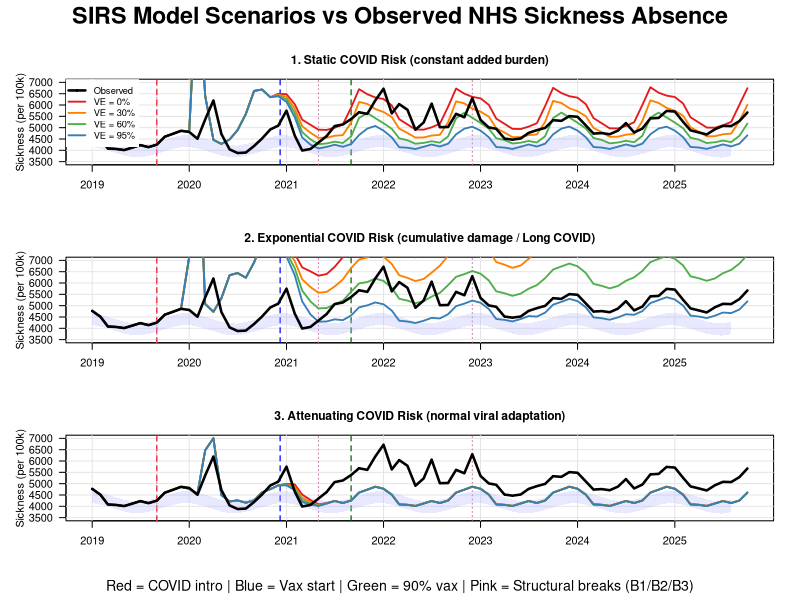
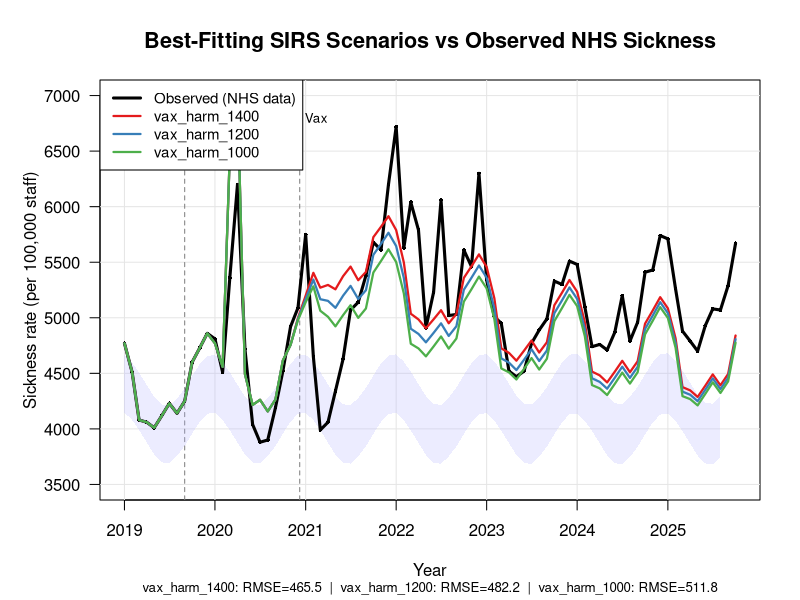
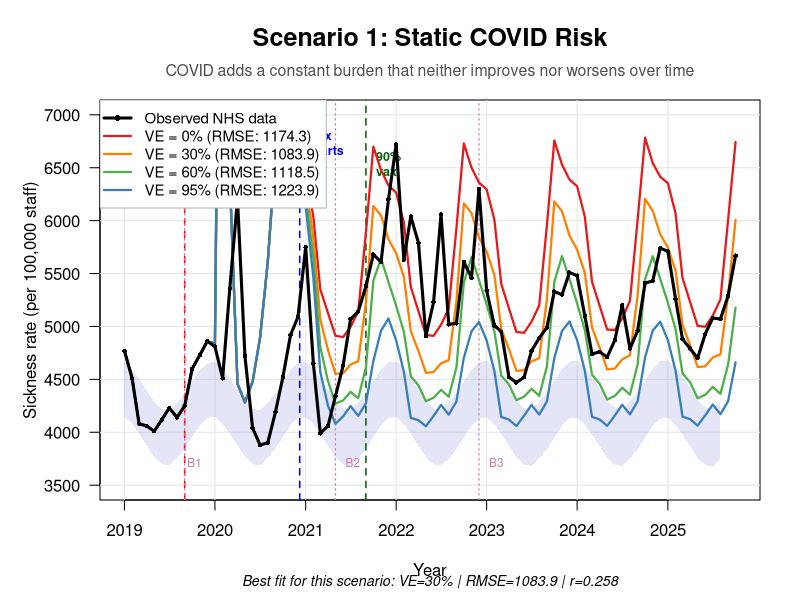
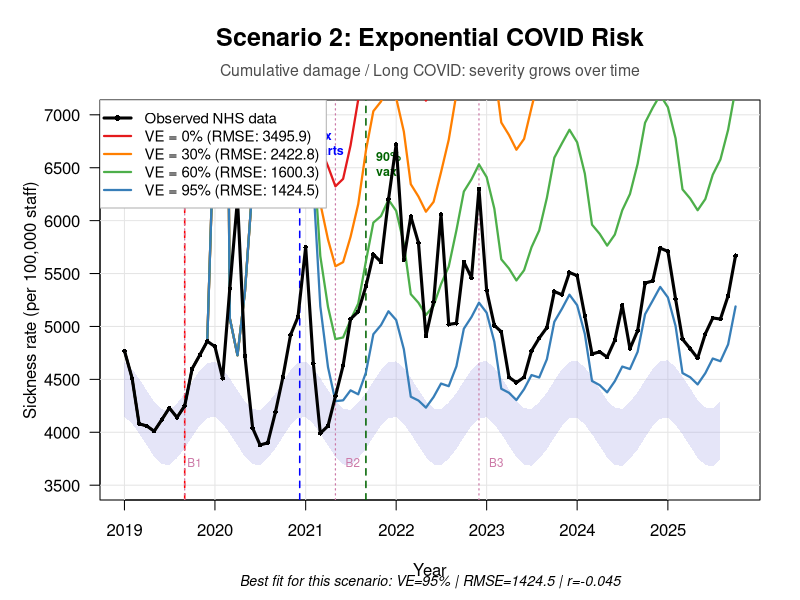
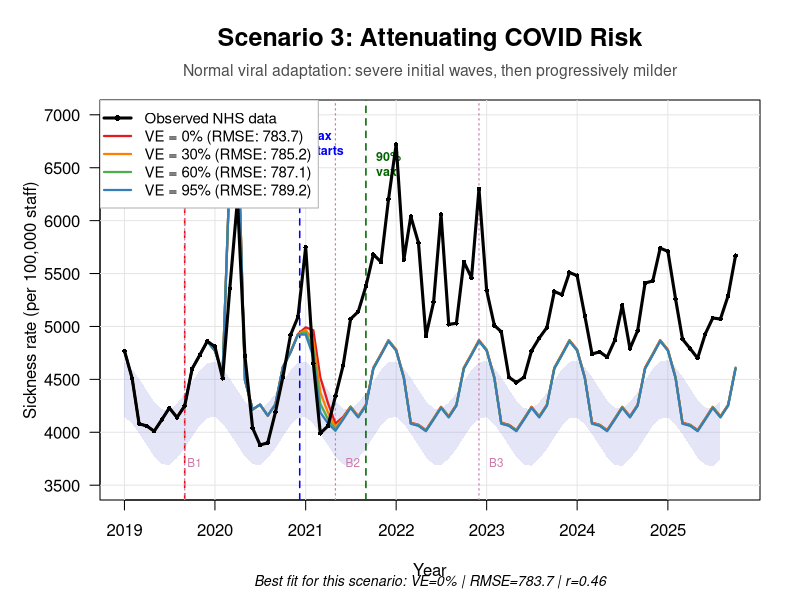
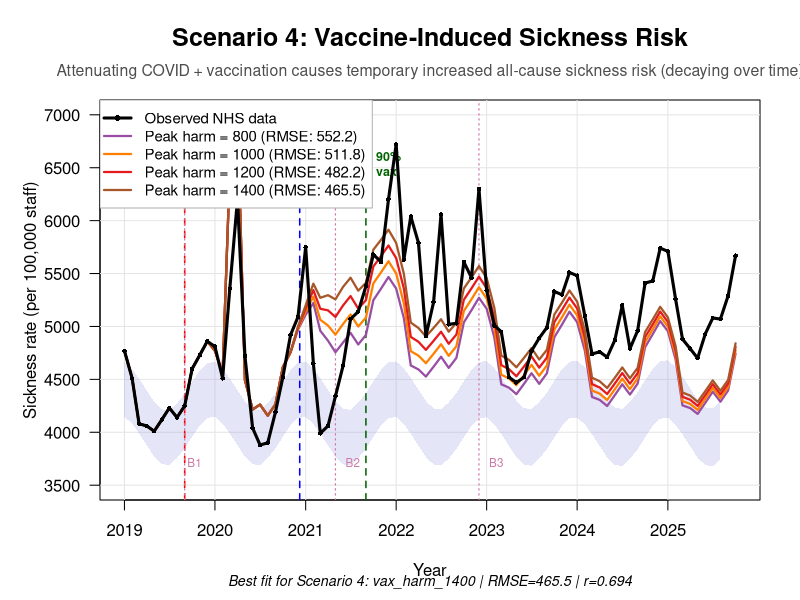

These charts were generated, in order, by the following R code:
# =============================================================================
# SIRS Scenario Simulation for NHS Sickness Absence Analysis
# Uses ACTUAL NHS observed data
# =============================================================================
#
# Tests three COVID hypotheses:
#   1. "static"      - COVID adds a constant risk factor
#   2. "exponential" - COVID risk grows (Long COVID / cumulative damage)
#   3. "attenuating" - Normal viral evolution (severe first, then milder)
#
# Combined with four vaccine efficacy scenarios: 0%, 30%, 60%, 95%
#
# =============================================================================

# =============================================================================
# SECTION 1: Load Actual Observed Data
# =============================================================================

cat("Loading observed NHS sickness data...\n")

# Read the actual sickness data
obs_raw <- read.csv("data/sickness_roll6_prediction_band_2020_2026.csv", 
                    stringsAsFactors = FALSE)

observed <- data.frame(
  month = as.Date(paste0(obs_raw$month, "-01")),
  sickness_obs = as.numeric(obs_raw$sickness_rate_100k),
  sickness_roll6 = as.numeric(obs_raw$sickness_roll6_100k),
  pred_low = as.numeric(obs_raw$sickness_pred_low_100k),
  pred_high = as.numeric(obs_raw$sickness_pred_high_100k)
)
observed <- observed[!is.na(observed$month), ]

cat("  Loaded", nrow(observed), "months of observed data\n")
cat("  Range:", format(min(observed$month)), "to", format(max(observed$month)), "\n")
cat("  Sickness range:", round(min(observed$sickness_obs, na.rm=TRUE)), "-", 
    round(max(observed$sickness_obs, na.rm=TRUE)), "per 100k\n\n")

# Also load the merged data with positivity/doses for reference
merged_raw <- read.csv("data/nhs_sickness_orgtype_vax_pos_merged_monthly_2019_2024.csv",
                       stringsAsFactors = FALSE)
merged <- data.frame(
  month = as.Date(paste0(merged_raw$month_yyyy_mm, "-01")),
  total_rate = as.numeric(merged_raw$total_rate_100k),
  doses = as.numeric(merged_raw$total_doses),
  positivity = as.numeric(merged_raw$pos_monthly)
)
merged$doses[is.na(merged$doses)] <- 0

# =============================================================================
# SECTION 2: Calibration from observed baseline
# =============================================================================

# Key dates
COVID_INTRO <- as.Date("2019-09-01")  # B1 breakpoint - when sickness first departs from norm
VAX_START <- as.Date("2020-12-08")
VAX_90_DATE <- as.Date("2021-09-01")  # ~92% coverage reached
B1_DATE <- as.Date("2019-09-01")
B2_DATE <- as.Date("2021-05-01")
B3_DATE <- as.Date("2022-12-01")

# Calculate baseline parameters from 2019 data (before COVID disruption)
baseline_data <- observed[observed$month < as.Date("2020-01-01"), ]
BASELINE_MEAN <- mean(baseline_data$sickness_obs, na.rm = TRUE)

# Monthly seasonal effects from 2019 data
month_avgs <- aggregate(sickness_obs ~ format(month, "%m"), data = baseline_data, FUN = mean)
names(month_avgs) <- c("month_num", "avg")
month_avgs$month_num <- as.integer(month_avgs$month_num)
month_avgs <- month_avgs[order(month_avgs$month_num), ]

# Center around mean to get seasonal deviations
MONTH_EFFECTS <- month_avgs$avg - BASELINE_MEAN
names(MONTH_EFFECTS) <- month_avgs$month_num

cat("Baseline parameters (from 2019 data):\n")
cat("  Mean:", round(BASELINE_MEAN), "per 100k\n")
cat("  Seasonal amplitude:", round((max(MONTH_EFFECTS) - min(MONTH_EFFECTS))/2), "per 100k\n\n")

# =============================================================================
# SECTION 3: SIRS Model (Euler integration)
# =============================================================================

run_sirs <- function(
    start_date = as.Date("2019-01-01"),
    end_date = as.Date("2025-10-01"),
    covid_scenario = "attenuating",
    vax_eff_infection = 0.60,
    vax_eff_sickness = 0.70,
    vax_final = 0.92,
    # Epi parameters
    beta_base = 0.35,
    infectious_period = 8,
    immunity_duration = 120,
    # Scenario parameters
    growth_rate = 0.4,   # exponential: annual growth
    decay_rate = 0.6,    # attenuating: annual decay
    # Scenario 4 parameters (vaccine-induced sickness)
    vax_harm_peak = 800,      # peak additional sickness per 100k from vaccine
    vax_harm_decay = 0.5,     # annual decay rate of vaccine-induced harm
    # Sickness scaling
    severity_acute = 35000,     # acute sickness per I
    severity_persistent = 800,  # persistent elevation per cumulative exposure
    seasonal_beta = 0.25        # seasonal variation in transmission
) {
  
  gamma <- 1 / infectious_period
  omega <- 1 / immunity_duration
  
  # Time setup
  days <- seq(start_date, end_date, by = "day")
  n_days <- length(days)
  
  t_covid <- as.numeric(COVID_INTRO - start_date)
  t_vax <- as.numeric(VAX_START - start_date)
  
  # State vectors
  S <- I <- R <- numeric(n_days)
  S[1] <- 0.999; I[1] <- 0.001; R[1] <- 0
  
  # Cumulative infection for persistent effects
  cumulative_I <- numeric(n_days)
  cumulative_I[1] <- I[1]
  
  # Euler integration
  for (t in 2:n_days) {
    day <- t - 1
    doy <- as.integer(format(days[t], "%j"))
    
    # Seasonal forcing
    seasonal <- 1 + seasonal_beta * cos(2 * pi * (doy - 15) / 365)
    
    # Beta based on scenario (for scenarios 1-3)
    if (day < t_covid) {
      beta <- 0
    } else {
      days_since <- day - t_covid
      
      if (covid_scenario == "vax_harm") {
        # Scenario 4: use attenuating COVID dynamics as base
        beta <- beta_base * seasonal * exp(-decay_rate * days_since / 365)
      } else {
        beta <- switch(covid_scenario,
          "static" = beta_base * seasonal,
          "exponential" = beta_base * seasonal * (1 + growth_rate * days_since / 365),
          "attenuating" = beta_base * seasonal * exp(-decay_rate * days_since / 365),
          beta_base * seasonal
        )
      }
    }
    
    # Vaccination effect on transmission (for scenarios 1-3)
    if (day >= t_vax && covid_scenario != "vax_harm") {
      days_vax <- day - t_vax
      vax_cov <- vax_final * plogis((days_vax - 90) / 30)
      # Vaccine reduces susceptibility
      beta <- beta * (1 - vax_cov * vax_eff_infection * 0.4)
    }
    
    # SIRS equations
    new_inf <- beta * S[t-1] * I[t-1]
    recovery <- gamma * I[t-1]
    waning <- omega * R[t-1]
    
    S[t] <- S[t-1] - new_inf + waning
    I[t] <- I[t-1] + new_inf - recovery
    R[t] <- R[t-1] + recovery - waning
    
    # Clamp and normalize
    S[t] <- max(0, min(1, S[t]))
    I[t] <- max(0, min(1, I[t]))
    R[t] <- max(0, min(1, R[t]))
    total <- S[t] + I[t] + R[t]
    if (total > 0) { S[t] <- S[t]/total; I[t] <- I[t]/total; R[t] <- R[t]/total }
    
    # Cumulative exposure
    cumulative_I[t] <- cumulative_I[t-1] + I[t]
  }
  
  # Build output dataframe
  out <- data.frame(
    date = days,
    month = as.Date(format(days, "%Y-%m-01")),
    S = S, I = I, R = R,
    cumulative_I = cumulative_I
  )
  
  # Add sickness calculation
  out$month_num <- as.integer(format(out$date, "%m"))
  out$baseline <- BASELINE_MEAN + MONTH_EFFECTS[out$month_num]
  
  # Vaccination coverage
  out$days_vax <- as.numeric(out$date - VAX_START)
  out$vax_cov <- ifelse(out$date < VAX_START, 0, 
                        vax_final * plogis((out$days_vax - 90) / 30))
  
  # Severity multiplier by scenario
  out$days_covid <- as.numeric(out$date - COVID_INTRO)
  
  if (covid_scenario == "vax_harm") {
    # Scenario 4: attenuating COVID + vaccine-induced harm
    out$severity_mult <- ifelse(out$date < COVID_INTRO, 0,
                                exp(-decay_rate * pmax(0, out$days_covid) / 365))
  } else {
    out$severity_mult <- ifelse(out$date < COVID_INTRO, 0,
      switch(covid_scenario,
        "static" = 1,
        "exponential" = 1 + growth_rate * pmax(0, out$days_covid) / 365,
        "attenuating" = exp(-decay_rate * pmax(0, out$days_covid) / 365),
        1
      )
    )
  }
  
  # COVID sickness components
  # 1. Acute: from current infections
  out$acute_covid <- out$I * severity_acute * out$severity_mult
  
  # 2. Persistent: from cumulative exposure (Long COVID / damage accumulation)
  if (covid_scenario == "vax_harm") {
    out$persistent_covid <- pmin(out$cumulative_I / 365, 2) * severity_persistent * 0.5
  } else {
    out$persistent_covid <- switch(covid_scenario,
      "static" = pmin(out$cumulative_I / 365, 3) * severity_persistent,
      "exponential" = pmin(out$cumulative_I / 365, 5) * severity_persistent * 1.5,
      "attenuating" = pmin(out$cumulative_I / 365, 2) * severity_persistent * 0.5,
      0
    )
  }
  
  # 3. Vaccine-induced sickness (Scenario 4 only)
  if (covid_scenario == "vax_harm") {
    # Vaccination causes increased sickness risk that decays over time
    # The harm is proportional to coverage and decays from peak
    out$vax_induced_sickness <- ifelse(out$date < VAX_START, 0, {
      days_since_vax_start <- as.numeric(out$date - VAX_START)
      # Harm ramps up with coverage, then decays
      coverage_factor <- out$vax_cov
      # Decay from time since individual vaccination (approximated by time since rollout midpoint)
      time_decay <- exp(-vax_harm_decay * pmax(0, days_since_vax_start - 180) / 365)
      vax_harm_peak * coverage_factor * time_decay
    })
  } else {
    out$vax_induced_sickness <- 0
  }
  
  # For scenarios 1-3: vaccine reduces symptomatic illness
  if (covid_scenario != "vax_harm") {
    out$covid_sickness <- (out$acute_covid + out$persistent_covid) * (1 - out$vax_cov * vax_eff_sickness)
  } else {
    # Scenario 4: no vaccine benefit, but add vaccine harm
    out$covid_sickness <- out$acute_covid + out$persistent_covid + out$vax_induced_sickness
  }
  
  # Total sickness
  out$sickness <- out$baseline + out$covid_sickness
  
  # Aggregate to monthly
  monthly <- aggregate(
    cbind(sickness, baseline, covid_sickness, I, vax_cov) ~ month,
    data = out, FUN = mean
  )
  names(monthly) <- c("month", "sickness_rate", "baseline", "covid_contrib", "I_mean", "vax_cov")
  monthly$scenario <- covid_scenario
  monthly$vax_eff <- vax_eff_infection
  
  monthly
}

# =============================================================================
# SECTION 4: Run All Scenarios
# =============================================================================

cat("Running SIRS simulations...\n")

scenarios <- c("static", "exponential", "attenuating")
vax_effs <- c(0, 0.30, 0.60, 0.95)

all_results <- list()
idx <- 1

for (scen in scenarios) {
  for (ve in vax_effs) {
    label <- paste0(scen, "_VE", ve * 100)
    cat("  ", label, "\n")
    
    res <- run_sirs(
      covid_scenario = scen,
      vax_eff_infection = ve,
      vax_eff_sickness = min(ve + 0.10, 1.0)
    )
    res$scenario_label <- label
    all_results[[idx]] <- res
    idx <- idx + 1
  }
}

# Scenario 4: Vaccine-induced harm (with different harm levels)
cat("\n  Running Scenario 4: Vaccine-induced sickness...\n")
vax_harm_levels <- c(800, 1000, 1200, 1400)  # Different peak harm levels

for (harm in vax_harm_levels) {
  label <- paste0("vax_harm_", harm)
  cat("    ", label, "\n")
  
  res <- run_sirs(
    covid_scenario = "vax_harm",
    vax_harm_peak = harm,
    vax_harm_decay = 0.4
  )
  res$scenario_label <- label
  all_results[[idx]] <- res
  idx <- idx + 1
}

all_sims <- do.call(rbind, all_results)
cat("\n  Total scenarios:", length(unique(all_sims$scenario_label)), "\n\n")

# =============================================================================
# SECTION 5: Compute Fit Metrics
# =============================================================================

cat("Computing fit metrics against observed data...\n")

# Merge with observed
combined <- merge(all_sims, observed[, c("month", "sickness_obs")], by = "month")
combined <- combined[!is.na(combined$sickness_rate) & !is.na(combined$sickness_obs), ]

# Metrics by scenario
scenarios_list <- unique(combined$scenario_label)
metrics <- data.frame(
  scenario = character(),
  n = integer(),
  rmse = numeric(),
  mae = numeric(),
  bias = numeric(),
  corr = numeric(),
  stringsAsFactors = FALSE
)

for (s in scenarios_list) {
  d <- combined[combined$scenario_label == s, ]
  if (nrow(d) < 5) next
  
  err <- d$sickness_rate - d$sickness_obs
  metrics <- rbind(metrics, data.frame(
    scenario = s,
    n = nrow(d),
    rmse = round(sqrt(mean(err^2)), 1),
    mae = round(mean(abs(err)), 1),
    bias = round(mean(err), 1),
    corr = round(cor(d$sickness_rate, d$sickness_obs), 3)
  ))
}

metrics <- metrics[order(metrics$rmse), ]

cat("\n")
cat(paste(rep("=", 60), collapse = ""), "\n")
cat("FIT METRICS (sorted by RMSE - lower is better)\n")
cat(paste(rep("=", 60), collapse = ""), "\n\n")
print(metrics, row.names = FALSE)

# Best fit
best <- metrics[1, ]
cat("\n*** BEST FIT:", best$scenario, "***\n")
cat("    RMSE:", best$rmse, "| MAE:", best$mae, "| Correlation:", best$corr, "\n\n")

# Interpretation
cat("INTERPRETATION:\n")
if (grepl("attenuating", best$scenario)) {
  cat("  -> Best fit is ATTENUATING scenario: COVID behaves like a normal virus\n")
  cat("     (severe initial waves, then progressively milder as it adapts)\n")
} else if (grepl("exponential", best$scenario)) {
  cat("  -> Best fit is EXPONENTIAL scenario: cumulative damage / Long COVID\n")
  cat("     (severity grows over time, consistent with persistent harm)\n")
} else {
  cat("  -> Best fit is STATIC scenario: constant added risk\n")
  cat("     (COVID adds a fixed burden that neither improves nor worsens)\n")
}

ve_match <- regmatches(best$scenario, regexpr("VE[0-9]+", best$scenario))
if (length(ve_match) > 0) {
  ve_val <- as.numeric(gsub("VE", "", ve_match))
  if (ve_val >= 60) {
    cat("  -> High vaccine efficacy (", ve_val, "%) provides best fit\n")
  } else if (ve_val >= 30) {
    cat("  -> Moderate vaccine efficacy (", ve_val, "%) provides best fit\n")
  } else {
    cat("  -> LOW/NO vaccine efficacy (", ve_val, "%) provides best fit!\n")
    cat("     This suggests vaccines may not have reduced sickness as expected.\n")
  }
}

# Save metrics
write.csv(metrics, "data/sirs_fit_metrics_v2.csv", row.names = FALSE)

# =============================================================================
# SECTION 6: Generate Plots
# =============================================================================

cat("\nGenerating plots...\n")

# Color scheme
ve_colors <- c("0" = "#E41A1C", "30" = "#FF7F00", "60" = "#4DAF4A", "95" = "#377EB8")
harm_colors <- c("800" = "#984EA3", "1000" = "#FF7F00", "1200" = "#E41A1C", "1400" = "#A65628")

# Plot 1: All scenarios faceted (scenarios 1-3)
png("sirs_scenarios_vs_observed_v2.png", width = 1400, height = 1100, res = 100)
par(mfrow = c(3, 1), mar = c(4, 5, 3, 2), oma = c(2, 0, 3, 0))

xlim <- as.Date(c("2019-01-01", "2025-10-01"))
ylim <- c(3500, 7000)

for (scen in c("static", "exponential", "attenuating")) {
  
  title <- switch(scen,
    "static" = "1. Static COVID Risk (constant added burden)",
    "exponential" = "2. Exponential COVID Risk (cumulative damage / Long COVID)",
    "attenuating" = "3. Attenuating COVID Risk (normal viral adaptation)"
  )
  
  plot(NA, xlim = xlim, ylim = ylim, xlab = "", ylab = "Sickness (per 100k)",
       main = title, xaxt = "n", las = 1, cex.main = 1.1)
  
  # X axis
  years <- 2019:2025
  axis(1, at = as.Date(paste0(years, "-01-01")), labels = years)
  
  # Grid
  abline(h = seq(3500, 7000, 500), col = "grey90")
  abline(v = as.Date(paste0(years, "-01-01")), col = "grey90")
  
  # Events
  abline(v = COVID_INTRO, col = "red", lty = 2, lwd = 1.2)
  abline(v = VAX_START, col = "blue", lty = 2, lwd = 1.2)
  abline(v = VAX_90_DATE, col = "darkgreen", lty = 2, lwd = 1.2)
  abline(v = B1_DATE, col = "#CC79A7", lty = 3)
  abline(v = B2_DATE, col = "#CC79A7", lty = 3)
  abline(v = B3_DATE, col = "#CC79A7", lty = 3)
  
  # Prediction band
  pred_data <- observed[!is.na(observed$pred_low), ]
  polygon(c(pred_data$month, rev(pred_data$month)),
          c(pred_data$pred_low, rev(pred_data$pred_high)),
          col = rgb(0.7, 0.7, 1, 0.3), border = NA)
  
  # Simulated lines
  for (ve in c(0, 30, 60, 95)) {
    label <- paste0(scen, "_VE", ve)
    d <- all_sims[all_sims$scenario_label == label, ]
    if (nrow(d) > 0) {
      lines(d$month, d$sickness_rate, col = ve_colors[as.character(ve)], lwd = 1.8)
    }
  }
  
  # Observed (black, prominent)
  lines(observed$month, observed$sickness_obs, col = "black", lwd = 2.5)
  points(observed$month, observed$sickness_obs, col = "black", pch = 16, cex = 0.4)
  
  # Legend on first panel only
  if (scen == "static") {
    legend("topleft", 
           legend = c("Observed", "VE = 0%", "VE = 30%", "VE = 60%", "VE = 95%"),
           col = c("black", ve_colors),
           lwd = c(2.5, 1.8, 1.8, 1.8, 1.8),
           pch = c(16, NA, NA, NA, NA),
           pt.cex = 0.6,
           cex = 0.85, bg = "white", box.lty = 0)
  }
}

mtext("SIRS Model Scenarios vs Observed NHS Sickness Absence", 
      outer = TRUE, cex = 1.4, font = 2, line = 1)
mtext("Red = COVID intro | Blue = Vax start | Green = 90% vax | Pink = Structural breaks (B1/B2/B3)", 
      outer = TRUE, side = 1, cex = 0.85, line = 0.5)

dev.off()
cat("  Saved: sirs_scenarios_vs_observed_v2.png\n")

# Plot 2: Best fits comparison
png("sirs_best_fits_v2.png", width = 1400, height = 700, res = 100)
par(mar = c(5, 5, 4, 2))

top3 <- metrics$scenario[1:min(3, nrow(metrics))]
colors3 <- c("#E41A1C", "#377EB8", "#4DAF4A")

plot(NA, xlim = xlim, ylim = ylim, xlab = "Year", ylab = "Sickness rate (per 100,000 staff)",
     main = "Best-Fitting SIRS Scenarios vs Observed NHS Sickness",
     xaxt = "n", las = 1, cex.main = 1.3)

axis(1, at = as.Date(paste0(years, "-01-01")), labels = years)
abline(h = seq(3500, 7000, 500), col = "grey90")
abline(v = as.Date(paste0(years, "-01-01")), col = "grey90")

# Events
abline(v = COVID_INTRO, col = "grey50", lty = 2)
abline(v = VAX_START, col = "grey50", lty = 2)
text(COVID_INTRO + 20, 6800, "COVID", cex = 0.8, adj = 0)
text(VAX_START + 20, 6800, "Vax", cex = 0.8, adj = 0)

# Prediction band
polygon(c(pred_data$month, rev(pred_data$month)),
        c(pred_data$pred_low, rev(pred_data$pred_high)),
        col = rgb(0.7, 0.7, 1, 0.25), border = NA)

# Observed
lines(observed$month, observed$sickness_obs, col = "black", lwd = 3)
points(observed$month, observed$sickness_obs, col = "black", pch = 16, cex = 0.5)

# Top 3 scenarios
for (i in seq_along(top3)) {
  d <- all_sims[all_sims$scenario_label == top3[i], ]
  lines(d$month, d$sickness_rate, col = colors3[i], lwd = 2.2)
}

legend("topleft",
       legend = c("Observed (NHS data)", top3),
       col = c("black", colors3[1:length(top3)]),
       lwd = c(3, rep(2.2, length(top3))),
       cex = 0.9, bg = "white")

# Add RMSE annotation
rmse_text <- paste(sapply(seq_along(top3), function(i) {
  m <- metrics[metrics$scenario == top3[i], ]
  paste0(top3[i], ": RMSE=", m$rmse)
}), collapse = "  |  ")
mtext(rmse_text, side = 1, line = 3.8, cex = 0.8)

dev.off()
cat("  Saved: sirs_best_fits_v2.png\n")

# Plot 3, 4, 5: Individual full-screen plots for each scenario (1-3)
for (scen in c("static", "exponential", "attenuating")) {
  
  filename <- paste0("sirs_scenario_", scen, ".png")
  
  title_main <- switch(scen,
    "static" = "Scenario 1: Static COVID Risk",
    "exponential" = "Scenario 2: Exponential COVID Risk", 
    "attenuating" = "Scenario 3: Attenuating COVID Risk"
  )
  
  subtitle <- switch(scen,
    "static" = "COVID adds a constant burden that neither improves nor worsens over time",
    "exponential" = "Cumulative damage / Long COVID: severity grows over time",
    "attenuating" = "Normal viral adaptation: severe initial waves, then progressively milder"
  )
  
  png(filename, width = 1600, height = 900, res = 120)
  par(mar = c(5, 5, 5, 2))
  
  plot(NA, xlim = xlim, ylim = ylim, 
       xlab = "Year", ylab = "Sickness rate (per 100,000 staff)",
       main = "", xaxt = "n", las = 1)
  
  # Title and subtitle
  mtext(title_main, side = 3, line = 2.5, cex = 1.5, font = 2)
  mtext(subtitle, side = 3, line = 1, cex = 0.95, col = "grey30")
  
  # X axis
  axis(1, at = as.Date(paste0(years, "-01-01")), labels = years)
  
  # Grid
  abline(h = seq(3500, 7000, 500), col = "grey90")
  abline(v = as.Date(paste0(years, "-01-01")), col = "grey90")
  
  # Prediction band (baseline expectation)
  polygon(c(pred_data$month, rev(pred_data$month)),
          c(pred_data$pred_low, rev(pred_data$pred_high)),
          col = rgb(0.6, 0.6, 0.9, 0.25), border = NA)
  
  # Event lines with labels
  abline(v = COVID_INTRO, col = "red", lty = 2, lwd = 1.5)
  abline(v = VAX_START, col = "blue", lty = 2, lwd = 1.5)
  abline(v = VAX_90_DATE, col = "darkgreen", lty = 2, lwd = 1.5)
  abline(v = B1_DATE, col = "#CC79A7", lty = 3, lwd = 1.2)
  abline(v = B2_DATE, col = "#CC79A7", lty = 3, lwd = 1.2)
  abline(v = B3_DATE, col = "#CC79A7", lty = 3, lwd = 1.2)
  
  # Event labels at top
  text(COVID_INTRO, 6900, "COVID\narrives", cex = 0.75, col = "red", pos = 4, font = 2)
  text(VAX_START, 6700, "Vax\nstarts", cex = 0.75, col = "blue", pos = 4, font = 2)
  text(VAX_90_DATE, 6500, "90%\nvax", cex = 0.75, col = "darkgreen", pos = 4, font = 2)
  text(B1_DATE - 30, 3700, "B1", cex = 0.7, col = "#CC79A7", pos = 4)
  text(B2_DATE, 3700, "B2", cex = 0.7, col = "#CC79A7", pos = 4)
  text(B3_DATE, 3700, "B3", cex = 0.7, col = "#CC79A7", pos = 4)
  
  # Simulated lines for this scenario (thicker, more visible)
  lwd_sim <- 2.2
  for (ve in c(0, 30, 60, 95)) {
    label <- paste0(scen, "_VE", ve)
    d <- all_sims[all_sims$scenario_label == label, ]
    if (nrow(d) > 0) {
      lines(d$month, d$sickness_rate, col = ve_colors[as.character(ve)], lwd = lwd_sim)
    }
  }
  
  # Observed data (black, prominent)
  lines(observed$month, observed$sickness_obs, col = "black", lwd = 3)
  points(observed$month, observed$sickness_obs, col = "black", pch = 16, cex = 0.6)
  
  # Legend with RMSE values
  legend_labels <- sapply(c(0, 30, 60, 95), function(ve) {
    label <- paste0(scen, "_VE", ve)
    m <- metrics[metrics$scenario == label, ]
    if (nrow(m) > 0) {
      paste0("VE = ", ve, "% (RMSE: ", m$rmse, ")")
    } else {
      paste0("VE = ", ve, "%")
    }
  })
  
  legend("topleft",
         legend = c("Observed NHS data", legend_labels),
         col = c("black", ve_colors),
         lwd = c(3, rep(lwd_sim, 4)),
         pch = c(16, NA, NA, NA, NA),
         pt.cex = 0.8,
         cex = 0.9, bg = "white", box.lty = 1, box.col = "grey70")
  
  # Add interpretation box
  best_ve <- metrics[grepl(scen, metrics$scenario), ][1, ]
  if (nrow(best_ve) > 0 || !is.na(best_ve$scenario)) {
    interp_text <- paste0("Best fit for this scenario: VE=", 
                          gsub(paste0(scen, "_VE"), "", best_ve$scenario), 
                          "% | RMSE=", best_ve$rmse,
                          " | r=", best_ve$corr)
    mtext(interp_text, side = 1, line = 3.5, cex = 0.85, font = 3)
  }
  
  dev.off()
  cat("  Saved:", filename, "\n")
}

# Plot 6: Scenario 4 - Vaccine-induced harm
png("sirs_scenario_vax_harm.png", width = 1600, height = 900, res = 120)
par(mar = c(5, 5, 5, 2))

plot(NA, xlim = xlim, ylim = ylim, 
     xlab = "Year", ylab = "Sickness rate (per 100,000 staff)",
     main = "", xaxt = "n", las = 1)

# Title and subtitle
mtext("Scenario 4: Vaccine-Induced Sickness Risk", side = 3, line = 2.5, cex = 1.5, font = 2)
mtext("Attenuating COVID + vaccination causes temporary increased all-cause sickness risk (decaying over time)", 
      side = 3, line = 1, cex = 0.95, col = "grey30")

# X axis
axis(1, at = as.Date(paste0(years, "-01-01")), labels = years)

# Grid
abline(h = seq(3500, 7000, 500), col = "grey90")
abline(v = as.Date(paste0(years, "-01-01")), col = "grey90")

# Prediction band
polygon(c(pred_data$month, rev(pred_data$month)),
        c(pred_data$pred_low, rev(pred_data$pred_high)),
        col = rgb(0.6, 0.6, 0.9, 0.25), border = NA)

# Event lines
abline(v = COVID_INTRO, col = "red", lty = 2, lwd = 1.5)
abline(v = VAX_START, col = "blue", lty = 2, lwd = 1.5)
abline(v = VAX_90_DATE, col = "darkgreen", lty = 2, lwd = 1.5)
abline(v = B1_DATE, col = "#CC79A7", lty = 3, lwd = 1.2)
abline(v = B2_DATE, col = "#CC79A7", lty = 3, lwd = 1.2)
abline(v = B3_DATE, col = "#CC79A7", lty = 3, lwd = 1.2)

# Event labels
text(COVID_INTRO, 6900, "COVID\narrives", cex = 0.75, col = "red", pos = 4, font = 2)
text(VAX_START, 6700, "Vax\nstarts", cex = 0.75, col = "blue", pos = 4, font = 2)
text(VAX_90_DATE, 6500, "90%\nvax", cex = 0.75, col = "darkgreen", pos = 4, font = 2)
text(B1_DATE - 30, 3700, "B1", cex = 0.7, col = "#CC79A7", pos = 4)
text(B2_DATE, 3700, "B2", cex = 0.7, col = "#CC79A7", pos = 4)
text(B3_DATE, 3700, "B3", cex = 0.7, col = "#CC79A7", pos = 4)

# Simulated lines for scenario 4 (different harm levels)
lwd_sim <- 2.2
for (harm in c("800", "1000", "1200", "1400")) {
  label <- paste0("vax_harm_", harm)
  d <- all_sims[all_sims$scenario_label == label, ]
  if (nrow(d) > 0) {
    lines(d$month, d$sickness_rate, col = harm_colors[harm], lwd = lwd_sim)
  }
}

# Observed data
lines(observed$month, observed$sickness_obs, col = "black", lwd = 3)
points(observed$month, observed$sickness_obs, col = "black", pch = 16, cex = 0.6)

# Legend with RMSE values
legend_labels_harm <- sapply(c("800", "1000", "1200", "1400"), function(h) {
  label <- paste0("vax_harm_", h)
  m <- metrics[metrics$scenario == label, ]
  if (nrow(m) > 0) {
    paste0("Peak harm = ", h, " (RMSE: ", m$rmse, ")")
  } else {
    paste0("Peak harm = ", h)
  }
})

legend("topleft",
       legend = c("Observed NHS data", legend_labels_harm),
       col = c("black", harm_colors),
       lwd = c(3, rep(lwd_sim, 4)),
       pch = c(16, NA, NA, NA, NA),
       pt.cex = 0.8,
       cex = 0.9, bg = "white", box.lty = 1, box.col = "grey70")

# Best fit annotation
best_harm <- metrics[grepl("vax_harm", metrics$scenario), ][1, ]
if (nrow(best_harm) > 0 && !is.na(best_harm$scenario)) {
  interp_text <- paste0("Best fit for Scenario 4: ", best_harm$scenario,
                        " | RMSE=", best_harm$rmse,
                        " | r=", best_harm$corr)
  mtext(interp_text, side = 1, line = 3.5, cex = 0.85, font = 3)
}

dev.off()
cat("  Saved: sirs_scenario_vax_harm.png\n")

# =============================================================================
# SECTION 7: Summary
# =============================================================================

cat("\n")
cat(paste(rep("=", 60), collapse = ""), "\n")
cat("SIMULATION COMPLETE\n")
cat(paste(rep("=", 60), collapse = ""), "\n")
cat("\nOutput files:\n")
cat("  - sirs_scenarios_vs_observed_v2.png (all scenarios)\n")
cat("  - sirs_best_fits_v2.png (top 3 best-fitting scenarios)\n")
cat("  - data/sirs_fit_metrics_v2.csv (fit statistics)\n")